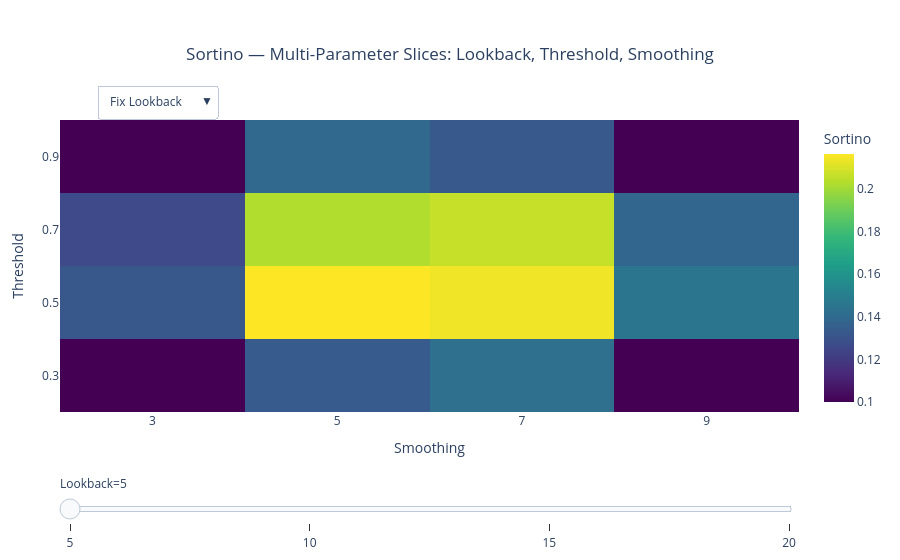

This figure's notebook cell:
### Code cell
# 3D slicing plot: fix one param, see 2D heatmap of the others
fig_3d = plot_3d_slices(
    smoothed_3d,
    ['Lookback', 'Threshold', 'Smoothing'],
    'sortino',
    show_plot=True,
)

### Figure 1 — Plotly figure (JSON) as saved in the notebook; plotly's stock layout.template omitted (floating-point values rounded to 4 significant figures)
{"data": [{"colorbar": {"title": {"text": "Sortino"}}, "colorscale": [[0, "#440154"], [0.1111, "#482878"], [0.2222, "#3e4989"], [0.3333, "#31688e"], [0.4444, "#26828e"], [0.5556, "#1f9e89"], [0.6667, "#35b779"], [0.7778, "#6ece58"], [0.8889, "#b5de2b"], [1, "#fde725"]], "hovertemplate": "<b>Threshold</b>: %{y}<br><b>Smoothing</b>: %{x}<br><b>sortino</b>: %{z:.4f}<br><b>Lookback</b>=5<br><extra></extra>", "showscale": true, "type": "heatmap", "visible": true, "x": ["3", "5", "7", "9"], "y": ["0.3", "0.5", "0.7", "0.9"], "z": [[0.1, 0.1335, 0.1425, 0.1], [0.132, 0.2162, 0.2139, 0.1457], [0.1263, 0.2025, 0.2064, 0.1379], [0.1, 0.1393, 0.1326, 0.1]]}, {"colorbar": {"title": {"text": "Sortino"}}, "colorscale": [[0, "#440154"], [0.1111, "#482878"], [0.2222, "#3e4989"], [0.3333, "#31688e"], [0.4444, "#26828e"], [0.5556, "#1f9e89"], [0.6667, "#35b779"], [0.7778, "#6ece58"], [0.8889, "#b5de2b"], [1, "#fde725"]], "hovertemplate": "<b>Threshold</b>: %{y}<br><b>Smoothing</b>: %{x}<br><b>sortino</b>: %{z:.4f}<br><b>Lookback</b>=10<br><extra></extra>", "showscale": true, "type": "heatmap", "visible": false, "x": ["3", "5", "7", "9"], "y": ["0.3", "0.5", "0.7", "0.9"], "z": [[0.1469, 0.2631, 0.2545, 0.1531], [0.2454, 0.4451, 0.4394, 0.2648], [0.2678, 0.4501, 0.456, 0.2486], [0.1655, 0.2704, 0.256, 0.1538]]}, {"colorbar": {"title": {"text": "Sortino"}}, "colorscale": [[0, "#440154"], [0.1111, "#482878"], [0.2222, "#3e4989"], [0.3333, "#31688e"], [0.4444, "#26828e"], [0.5556, "#1f9e89"], [0.6667, "#35b779"], [0.7778, "#6ece58"], [0.8889, "#b5de2b"], [1, "#fde725"]], "hovertemplate": "<b>Threshold</b>: %{y}<br><b>Smoothing</b>: %{x}<br><b>sortino</b>: %{z:.4f}<br><b>Lookback</b>=15<br><extra></extra>", "showscale": true, "type": "heatmap", "visible": false, "x": ["3", "5", "7", "9"], "y": ["0.3", "0.5", "0.7", "0.9"], "z": [[0.1469, 0.2671, 0.2519, 0.1734], [0.2585, 0.4412, 0.4626, 0.2451], [0.2591, 0.5047, 0.444, 0.2788], [0.1825, 0.2678, 0.2744, 0.1406]]}, {"colorbar": {"title": {"text": "Sortino"}}, "colorscale": [[0, "#440154"], [0.1111, "#482878"], [0.2222, "#3e4989"], [0.3333, "#31688e"], [0.4444, "#26828e"], [0.5556, "#1f9e89"], [0.6667, "#35b779"], [0.7778, "#6ece58"], [0.8889, "#b5de2b"], [1, "#fde725"]], "hovertemplate": "<b>Threshold</b>: %{y}<br><b>Smoothing</b>: %{x}<br><b>sortino</b>: %{z:.4f}<br><b>Lookback</b>=20<br><extra></extra>", "showscale": true, "type": "heatmap", "visible": false, "x": ["3", "5", "7", "9"], "y": ["0.3", "0.5", "0.7", "0.9"], "z": [[0.1, 0.1512, 0.1438, 0.1], [0.1303, 0.2438, 0.2109, 0.1476], [0.1858, 0.2492, 0.2613, 0.137], [0.1, 0.1743, 0.14, 0.1]]}, {"colorbar": {"title": {"text": "Sortino"}}, "colorscale": [[0, "#440154"], [0.1111, "#482878"], [0.2222, "#3e4989"], [0.3333, "#31688e"], [0.4444, "#26828e"], [0.5556, "#1f9e89"], [0.6667, "#35b779"], [0.7778, "#6ece58"], [0.8889, "#b5de2b"], [1, "#fde725"]], "hovertemplate": "<b>Lookback</b>: %{y}<br><b>Smoothing</b>: %{x}<br><b>sortino</b>: %{z:.4f}<br><b>Threshold</b>=0.3<br><extra></extra>", "showscale": true, "type": "heatmap", "visible": false, "x": ["3", "5", "7", "9"], "y": ["5", "10", "15", "20"], "z": [[0.1, 0.1335, 0.1425, 0.1], [0.1469, 0.2631, 0.2545, 0.1531], [0.1469, 0.2671, 0.2519, 0.1734], [0.1, 0.1512, 0.1438, 0.1]]}, {"colorbar": {"title": {"text": "Sortino"}}, "colorscale": [[0, "#440154"], [0.1111, "#482878"], [0.2222, "#3e4989"], [0.3333, "#31688e"], [0.4444, "#26828e"], [0.5556, "#1f9e89"], [0.6667, "#35b779"], [0.7778, "#6ece58"], [0.8889, "#b5de2b"], [1, "#fde725"]], "hovertemplate": "<b>Lookback</b>: %{y}<br><b>Smoothing</b>: %{x}<br><b>sortino</b>: %{z:.4f}<br><b>Threshold</b>=0.5<br><extra></extra>", "showscale": true, "type": "heatmap", "visible": false, "x": ["3", "5", "7", "9"], "y": ["5", "10", "15", "20"], "z": [[0.132, 0.2162, 0.2139, 0.1457], [0.2454, 0.4451, 0.4394, 0.2648], [0.2585, 0.4412, 0.4626, 0.2451], [0.1303, 0.2438, 0.2109, 0.1476]]}, {"colorbar": {"title": {"text": "Sortino"}}, "colorscale": [[0, "#440154"], [0.1111, "#482878"], [0.2222, "#3e4989"], [0.3333, "#31688e"], [0.4444, "#26828e"], [0.5556, "#1f9e89"], [0.6667, "#35b779"], [0.7778, "#6ece58"], [0.8889, "#b5de2b"], [1, "#fde725"]], "hovertemplate": "<b>Lookback</b>: %{y}<br><b>Smoothing</b>: %{x}<br><b>sortino</b>: %{z:.4f}<br><b>Threshold</b>=0.7<br><extra></extra>", "showscale": true, "type": "heatmap", "visible": false, "x": ["3", "5", "7", "9"], "y": ["5", "10", "15", "20"], "z": [[0.1263, 0.2025, 0.2064, 0.1379], [0.2678, 0.4501, 0.456, 0.2486], [0.2591, 0.5047, 0.444, 0.2788], [0.1858, 0.2492, 0.2613, 0.137]]}, {"colorbar": {"title": {"text": "Sortino"}}, "colorscale": [[0, "#440154"], [0.1111, "#482878"], [0.2222, "#3e4989"], [0.3333, "#31688e"], [0.4444, "#26828e"], [0.5556, "#1f9e89"], [0.6667, "#35b779"], [0.7778, "#6ece58"], [0.8889, "#b5de2b"], [1, "#fde725"]], "hovertemplate": "<b>Lookback</b>: %{y}<br><b>Smoothing</b>: %{x}<br><b>sortino</b>: %{z:.4f}<br><b>Threshold</b>=0.9<br><extra></extra>", "showscale": true, "type": "heatmap", "visible": false, "x": ["3", "5", "7", "9"], "y": ["5", "10", "15", "20"], "z": [[0.1, 0.1393, 0.1326, 0.1], [0.1655, 0.2704, 0.256, 0.1538], [0.1825, 0.2678, 0.2744, 0.1406], [0.1, 0.1743, 0.14, 0.1]]}, {"colorbar": {"title": {"text": "Sortino"}}, "colorscale": [[0, "#440154"], [0.1111, "#482878"], [0.2222, "#3e4989"], [0.3333, "#31688e"], [0.4444, "#26828e"], [0.5556, "#1f9e89"], [0.6667, "#35b779"], [0.7778, "#6ece58"], [0.8889, "#b5de2b"], [1, "#fde725"]], "hovertemplate": "<b>Lookback</b>: %{y}<br><b>Threshold</b>: %{x}<br><b>sortino</b>: %{z:.4f}<br><b>Smoothing</b>=3<br><extra></extra>", "showscale": true, "type": "heatmap", "visible": false, "x": ["0.3", "0.5", "0.7", "0.9"], "y": ["5", "10", "15", "20"], "z": [[0.1, 0.132, 0.1263, 0.1], [0.1469, 0.2454, 0.2678, 0.1655], [0.1469, 0.2585, 0.2591, 0.1825], [0.1, 0.1303, 0.1858, 0.1]]}, {"colorbar": {"title": {"text": "Sortino"}}, "colorscale": [[0, "#440154"], [0.1111, "#482878"], [0.2222, "#3e4989"], [0.3333, "#31688e"], [0.4444, "#26828e"], [0.5556, "#1f9e89"], [0.6667, "#35b779"], [0.7778, "#6ece58"], [0.8889, "#b5de2b"], [1, "#fde725"]], "hovertemplate": "<b>Lookback</b>: %{y}<br><b>Threshold</b>: %{x}<br><b>sortino</b>: %{z:.4f}<br><b>Smoothing</b>=5<br><extra></extra>", "showscale": true, "type": "heatmap", "visible": false, "x": ["0.3", "0.5", "0.7", "0.9"], "y": ["5", "10", "15", "20"], "z": [[0.1335, 0.2162, 0.2025, 0.1393], [0.2631, 0.4451, 0.4501, 0.2704], [0.2671, 0.4412, 0.5047, 0.2678], [0.1512, 0.2438, 0.2492, 0.1743]]}, {"colorbar": {"title": {"text": "Sortino"}}, "colorscale": [[0, "#440154"], [0.1111, "#482878"], [0.2222, "#3e4989"], [0.3333, "#31688e"], [0.4444, "#26828e"], [0.5556, "#1f9e89"], [0.6667, "#35b779"], [0.7778, "#6ece58"], [0.8889, "#b5de2b"], [1, "#fde725"]], "hovertemplate": "<b>Lookback</b>: %{y}<br><b>Threshold</b>: %{x}<br><b>sortino</b>: %{z:.4f}<br><b>Smoothing</b>=7<br><extra></extra>", "showscale": true, "type": "heatmap", "visible": false, "x": ["0.3", "0.5", "0.7", "0.9"], "y": ["5", "10", "15", "20"], "z": [[0.1425, 0.2139, 0.2064, 0.1326], [0.2545, 0.4394, 0.456, 0.256], [0.2519, 0.4626, 0.444, 0.2744], [0.1438, 0.2109, 0.2613, 0.14]]}, {"colorbar": {"title": {"text": "Sortino"}}, "colorscale": [[0, "#440154"], [0.1111, "#482878"], [0.2222, "#3e4989"], [0.3333, "#31688e"], [0.4444, "#26828e"], [0.5556, "#1f9e89"], [0.6667, "#35b779"], [0.7778, "#6ece58"], [0.8889, "#b5de2b"], [1, "#fde725"]], "hovertemplate": "<b>Lookback</b>: %{y}<br><b>Threshold</b>: %{x}<br><b>sortino</b>: %{z:.4f}<br><b>Smoothing</b>=9<br><extra></extra>", "showscale": true, "type": "heatmap", "visible": false, "x": ["0.3", "0.5", "0.7", "0.9"], "y": ["5", "10", "15", "20"], "z": [[0.1, 0.1457, 0.1379, 0.1], [0.1531, 0.2648, 0.2486, 0.1538], [0.1734, 0.2451, 0.2788, 0.1406], [0.1, 0.1476, 0.137, 0.1]]}], "layout": {"margin": {"b": 100, "l": 60, "r": 60, "t": 120}, "sliders": [{"active": 0, "currentvalue": {"prefix": "Lookback="}, "pad": {"t": 60}, "steps": [{"args": [{"visible": [true, false, false, false, false, false, false, false, false, false, false, false]}], "label": "5", "method": "update"}, {"args": [{"visible": [false, true, false, false, false, false, false, false, false, false, false, false]}], "label": "10", "method": "update"}, {"args": [{"visible": [false, false, true, false, false, false, false, false, false, false, false, false]}], "label": "15", "method": "update"}, {"args": [{"visible": [false, false, false, true, false, false, false, false, false, false, false, false]}], "label": "20", "method": "update"}]}], "title": {"text": "Sortino — Multi-Parameter Slices: Lookback, Threshold, Smoothing", "x": 0.5}, "updatemenus": [{"active": 0, "buttons": [{"args": [{"visible": [true, false, false, false, false, false, false, false, false, false, false, false]}, {"xaxis_title": "Smoothing", "yaxis_title": "Threshold"}], "label": "Fix Lookback", "method": "update"}, {"args": [{"visible": [false, false, false, false, true, false, false, false, false, false, false, false]}, {"xaxis_title": "Smoothing", "yaxis_title": "Lookback"}], "label": "Fix Threshold", "method": "update"}, {"args": [{"visible": [false, false, false, false, false, false, false, false, true, false, false, false]}, {"xaxis_title": "Threshold", "yaxis_title": "Lookback"}], "label": "Fix Smoothing", "method": "update"}], "direction": "down", "type": "dropdown", "x": 0.05, "xanchor": "left", "y": 1.12, "yanchor": "top"}], "xaxis": {"title": {"text": "Smoothing"}}, "yaxis": {"title": {"text": "Threshold"}}}}
